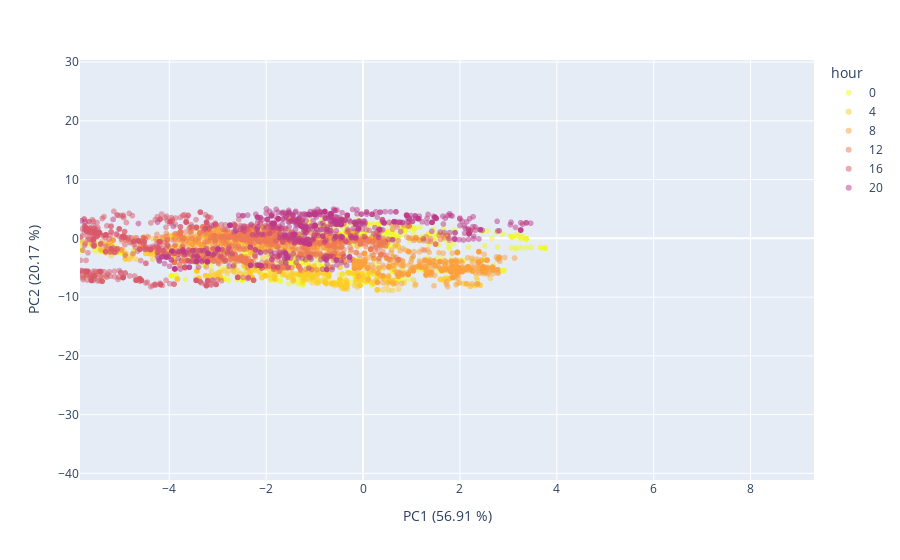
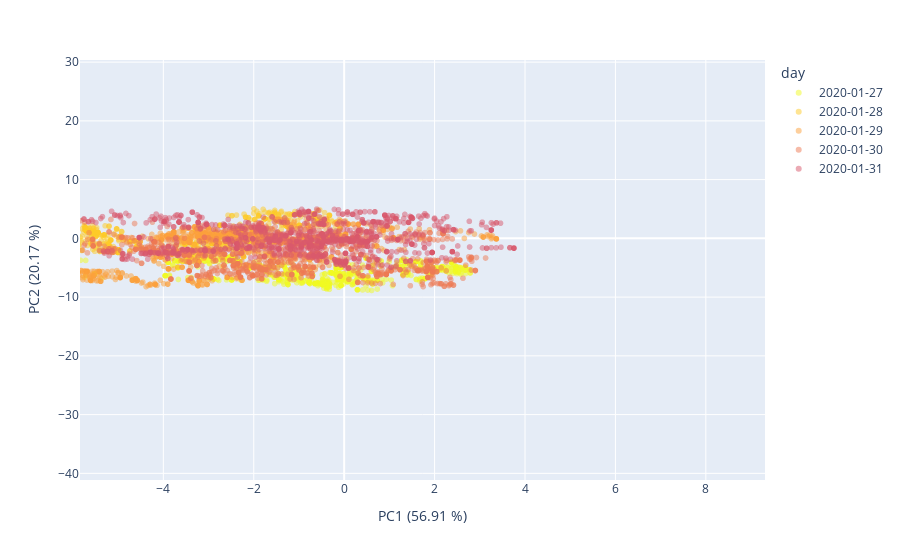

Notebook cell for these charts, in order:
### Markdown cell above
We build another PCA just to visually investigate the effect on no occupant data.

### Code cell
n_new_components = 2

if PANDAS:
    # new PCA on same dataset without 
    #transformed_data_without_first_component = pca_no_occupants.copy()
    # new PCA on filtered data
    transformed_data_without_first_component = pca_no_occupants[visual_days].copy()
    
    # removing first component of PCA by setting it to zero
    transformed_data_without_first_component[:,0] = 0

    # reprojecting data in original space without first component
    pca_after_corr = sklearn.decomposition.PCA(n_components=n_new_components)
    inv_transf = pca.inverse_transform(transformed_data_without_first_component)

    visual_data = pca_after_corr.fit_transform(inv_transf)
    var_new_proj = pca_after_corr.explained_variance_ratio_

if SPARK:
    # unzipping vectors inside the single column to multiple columns
    pca_no_occupants_unzipped = pca_no_occupants.select(['pcaFeatures']).withColumn("feature", vector_to_array("pcaFeatures")).select([col("feature")[i] for i in range(n_components)])
    
    # zero-ing the first component of the pca, to remove it from re-projection in the original space
    pca_no_occupants_unzipped = pca_no_occupants_unzipped.withColumn('feature[0]',lit(0))
    
    # re-zipping features into single column
    assembler_invert = VectorAssembler(inputCols = pca_no_occupants_unzipped.columns, outputCol = 'pcaFeatures')
    pca_no_occupants_zipped = assembler_invert.transform(pca_no_occupants_unzipped).select('pcaFeatures')
    
    # re-projecting to the original space
    inv_transf = pd.DataFrame(pca.inverse_transform(pca_no_occupants_zipped))

    # Define new PCA model
    pca_after_corr = PCAWrapper(k=n_new_components, inputCol="pcaFeatures", outputCol="pcaFeatures2", centering_data=True)
    
    # Fit the model to the data
    pca_after_corr = pca_after_corr.fit(pca_no_occupants_zipped)

    # Transform the data
    visual_data = pca_after_corr.transform(pca_no_occupants_zipped).select("pcaFeatures2").toPandas()
    visual_data = np.array(visual_data['pcaFeatures2'].tolist())

    var_new_proj = pca_after_corr.explainedVariance
    

visual_data =visual_data[visual_days]

visual_data_day_df = pd.DataFrame({'PC1':visual_data[:,1], 'PC2':visual_data[:,0], 'day':pd.to_datetime(no_occupants_filtered_df['timestamp'][visual_days]).dt.date})
visual_data_hours_df = pd.DataFrame({'PC1':visual_data[:,1], 'PC2':visual_data[:,0], 'hour':pd.to_datetime(no_occupants_filtered_df['timestamp'][visual_days]).dt.hour.astype('str')})

## Plot no occupant data after environmental correction by hour
fig = px.scatter(visual_data_hours_df, x='PC1', y='PC2', color='hour', opacity=0.5, color_discrete_sequence= px.colors.sequential.Plasma_r)
fig.update_traces(marker=dict(colorscale='Viridis'), selector=dict(type='scatter'))
fig.update_layout(
    xaxis_title="PC1 ({:.2f} %)".format(var_new_proj[0]*100),
    yaxis_title="PC2 ({:.2f} %)".format(var_new_proj[1]*100),
    xaxis_range=[x_min, x_max],
    yaxis_range=[y_min, y_max] 
)
fig.show()

## Plot no occupant data after environmental correction by day
fig = px.scatter(visual_data_day_df, x='PC1', y='PC2', color='day', opacity=0.5, color_discrete_sequence= px.colors.sequential.Plasma_r)
fig.update_traces(marker=dict(colorscale='Viridis'), selector=dict(type='scatter'))
fig.update_layout(
    xaxis_title="PC1 ({:.2f} %)".format(var_new_proj[0]*100),
    yaxis_title="PC2 ({:.2f} %)".format(var_new_proj[1]*100),
    xaxis_range=[x_min, x_max],
    yaxis_range=[y_min, y_max]   
)
fig.show()

### Figure 1 — Plotly figure (JSON) as saved in the notebook; plotly's stock layout.template omitted (floating-point values rounded to 4 significant figures; data arrays with more than 128 entries replaced by an {"elided": "..."} marker saying what was removed)
{"data": [{"hovertemplate": "hour=0<br>PC1=%{x}<br>PC2=%{y}<extra></extra>", "legendgroup": "0", "marker": {"color": "#f0f921", "opacity": 0.5, "symbol": "circle"}, "mode": "markers", "name": "0", "showlegend": true, "type": "scattergl", "x": {"elided": "900 float values"}, "xaxis": "x", "y": {"elided": "900 float values"}, "yaxis": "y"}, {"hovertemplate": "hour=4<br>PC1=%{x}<br>PC2=%{y}<extra></extra>", "legendgroup": "4", "marker": {"color": "#fdca26", "opacity": 0.5, "symbol": "circle"}, "mode": "markers", "name": "4", "showlegend": true, "type": "scattergl", "x": {"elided": "900 float values"}, "xaxis": "x", "y": {"elided": "900 float values"}, "yaxis": "y"}, {"hovertemplate": "hour=8<br>PC1=%{x}<br>PC2=%{y}<extra></extra>", "legendgroup": "8", "marker": {"color": "#fb9f3a", "opacity": 0.5, "symbol": "circle"}, "mode": "markers", "name": "8", "showlegend": true, "type": "scattergl", "x": {"elided": "900 float values"}, "xaxis": "x", "y": {"elided": "900 float values"}, "yaxis": "y"}, {"hovertemplate": "hour=12<br>PC1=%{x}<br>PC2=%{y}<extra></extra>", "legendgroup": "12", "marker": {"color": "#ed7953", "opacity": 0.5, "symbol": "circle"}, "mode": "markers", "name": "12", "showlegend": true, "type": "scattergl", "x": {"elided": "900 float values"}, "xaxis": "x", "y": {"elided": "900 float values"}, "yaxis": "y"}, {"hovertemplate": "hour=16<br>PC1=%{x}<br>PC2=%{y}<extra></extra>", "legendgroup": "16", "marker": {"color": "#d8576b", "opacity": 0.5, "symbol": "circle"}, "mode": "markers", "name": "16", "showlegend": true, "type": "scattergl", "x": {"elided": "900 float values"}, "xaxis": "x", "y": {"elided": "900 float values"}, "yaxis": "y"}, {"hovertemplate": "hour=20<br>PC1=%{x}<br>PC2=%{y}<extra></extra>", "legendgroup": "20", "marker": {"color": "#bd3786", "opacity": 0.5, "symbol": "circle"}, "mode": "markers", "name": "20", "showlegend": true, "type": "scattergl", "x": {"elided": "900 float values"}, "xaxis": "x", "y": {"elided": "900 float values"}, "yaxis": "y"}], "layout": {"autosize": true, "legend": {"title": {"text": "hour"}, "tracegroupgap": 0}, "margin": {"t": 60}, "xaxis": {"anchor": "y", "domain": [0, 1], "range": [-5.843, 9.309], "title": {"text": "PC1 (56.91 %)"}, "type": "linear"}, "yaxis": {"anchor": "x", "domain": [0, 1], "range": [-41.13, 30.36], "title": {"text": "PC2 (20.17 %)"}, "type": "linear"}}}

### Figure 2 — Plotly figure (JSON) as saved in the notebook; plotly's stock layout.template omitted (floating-point values rounded to 4 significant figures; data arrays with more than 128 entries replaced by an {"elided": "..."} marker saying what was removed)
{"data": [{"hovertemplate": "day=2020-01-27<br>PC1=%{x}<br>PC2=%{y}<extra></extra>", "legendgroup": "2020-01-27", "marker": {"color": "#f0f921", "opacity": 0.5, "symbol": "circle"}, "mode": "markers", "name": "2020-01-27", "showlegend": true, "type": "scattergl", "x": {"elided": "1080 float values"}, "xaxis": "x", "y": {"elided": "1080 float values"}, "yaxis": "y"}, {"hovertemplate": "day=2020-01-28<br>PC1=%{x}<br>PC2=%{y}<extra></extra>", "legendgroup": "2020-01-28", "marker": {"color": "#fdca26", "opacity": 0.5, "symbol": "circle"}, "mode": "markers", "name": "2020-01-28", "showlegend": true, "type": "scattergl", "x": {"elided": "1080 float values"}, "xaxis": "x", "y": {"elided": "1080 float values"}, "yaxis": "y"}, {"hovertemplate": "day=2020-01-29<br>PC1=%{x}<br>PC2=%{y}<extra></extra>", "legendgroup": "2020-01-29", "marker": {"color": "#fb9f3a", "opacity": 0.5, "symbol": "circle"}, "mode": "markers", "name": "2020-01-29", "showlegend": true, "type": "scattergl", "x": {"elided": "1080 float values"}, "xaxis": "x", "y": {"elided": "1080 float values"}, "yaxis": "y"}, {"hovertemplate": "day=2020-01-30<br>PC1=%{x}<br>PC2=%{y}<extra></extra>", "legendgroup": "2020-01-30", "marker": {"color": "#ed7953", "opacity": 0.5, "symbol": "circle"}, "mode": "markers", "name": "2020-01-30", "showlegend": true, "type": "scattergl", "x": {"elided": "1080 float values"}, "xaxis": "x", "y": {"elided": "1080 float values"}, "yaxis": "y"}, {"hovertemplate": "day=2020-01-31<br>PC1=%{x}<br>PC2=%{y}<extra></extra>", "legendgroup": "2020-01-31", "marker": {"color": "#d8576b", "opacity": 0.5, "symbol": "circle"}, "mode": "markers", "name": "2020-01-31", "showlegend": true, "type": "scattergl", "x": {"elided": "1080 float values"}, "xaxis": "x", "y": {"elided": "1080 float values"}, "yaxis": "y"}], "layout": {"autosize": true, "legend": {"title": {"text": "day"}, "tracegroupgap": 0}, "margin": {"t": 60}, "xaxis": {"anchor": "y", "domain": [0, 1], "range": [-5.843, 9.309], "title": {"text": "PC1 (56.91 %)"}, "type": "linear"}, "yaxis": {"anchor": "x", "domain": [0, 1], "range": [-41.13, 30.36], "title": {"text": "PC2 (20.17 %)"}, "type": "linear"}}}
